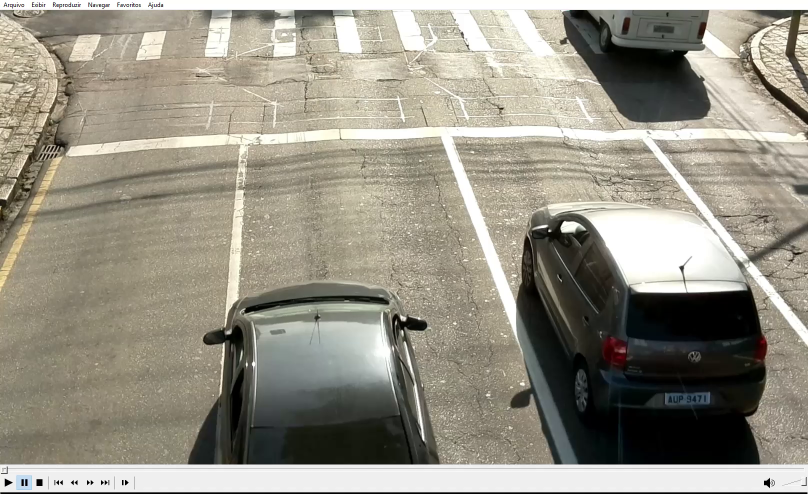
#> input picture frame 7 of videos/45KMH_0_3.mp4, 1616 x 988 px, given in place of 40KMH_2.mp4, which was not available (shown at 1/2 size)
$ python openVideo.py
#> lines starting #> are read from the running program, lines starting #| are printed output that depends on the picture
import cv2
import sys

# Open the video
#video = cv2.VideoCapture("videos/CARSPEED6-FF-MC_OC.mp4")
video = cv2.VideoCapture("videos/40KMH_2.mp4")
# Exit if video not opened.
if not video.isOpened():
    print("Could not open video")
    sys.exit()

# Read first frame.
ok, frame = video.read()
#> frame is the input picture: shape (988, 1616, 3); mean B, G, R 133.1, 146.1, 150.4
if not ok:
    print('Cannot read video file')
    sys.exit()

# Average FPS
totalFPS = 0
totalFrames = 0
timer = cv2.getTickCount()

while (video.isOpened()):
    # Read Current Frame
    ok, frame = video.read()
    if (not ok):
        break

        # Display result
    cv2.imshow("DrawLine", cv2.resize(frame, (1280, 720)))
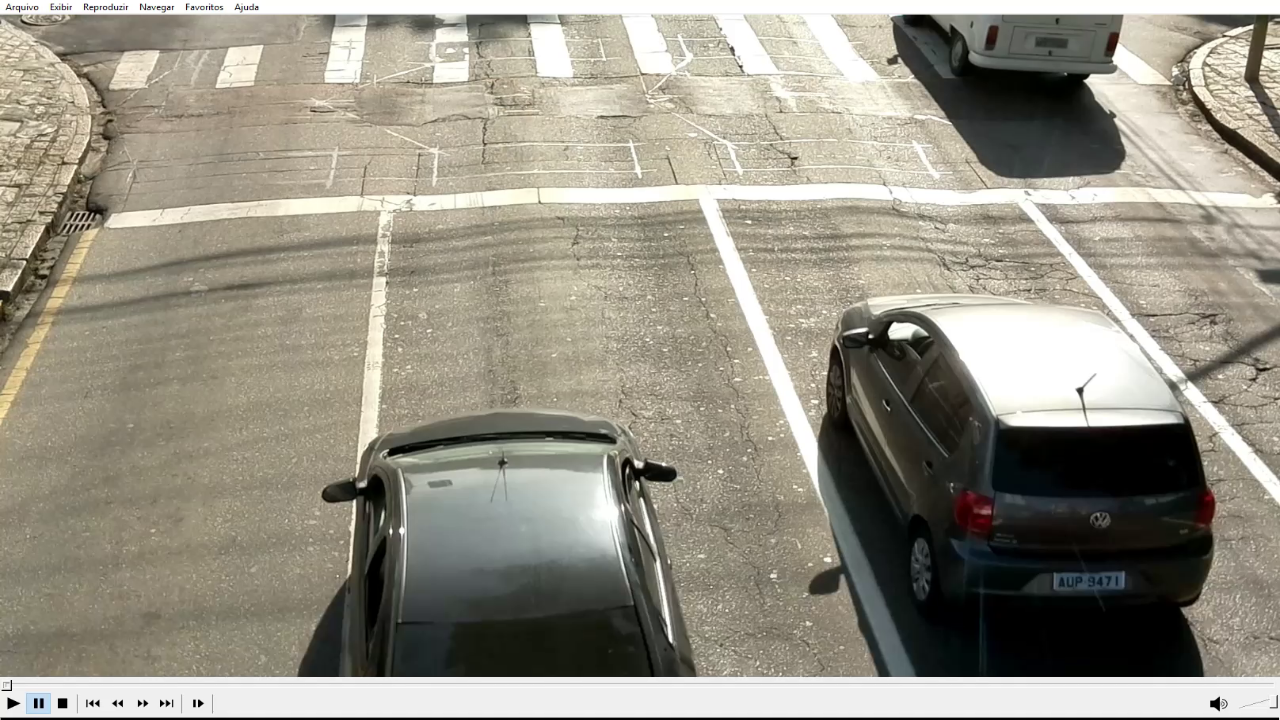
#> window 'DrawLine': shape (720, 1280, 3); mean B, G, R 133, 146.1, 150.3

    # Get FPS
    totalFPS += cv2.getTickFrequency() / (cv2.getTickCount() - timer)
    totalFrames += 1
    timer = cv2.getTickCount()

    # Close if ESC
    k = cv2.waitKey() & 0xff
#> (key Esc is pressed here)
    if k == 27:
        break

# Show FPS
print("Average FPS: " + str(int(totalFPS/totalFrames)) + " FPS")
sys.exit()
#> (the program exits here)

$ run again, starting later in the video
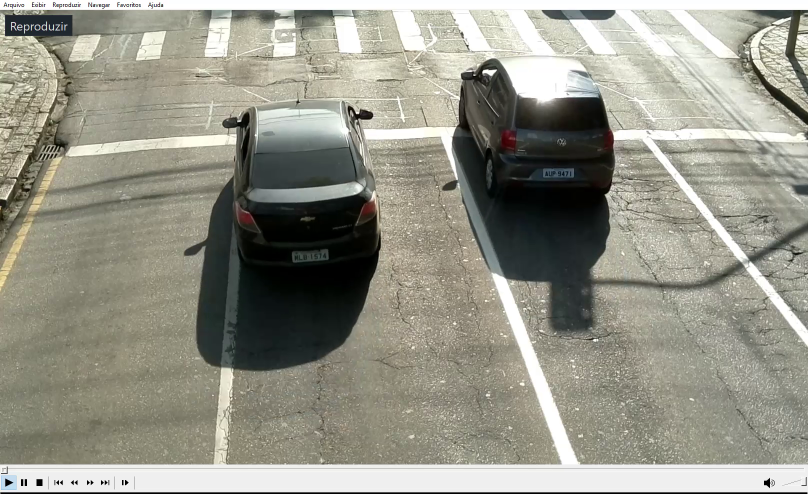
#> input picture frame 32 of videos/45KMH_0_3.mp4, 1616 x 988 px, given in place of 40KMH_2.mp4, which was not available (shown at 1/2 size)
#> frame is the input picture: shape (988, 1616, 3); mean B, G, R 135.8, 148, 148.7
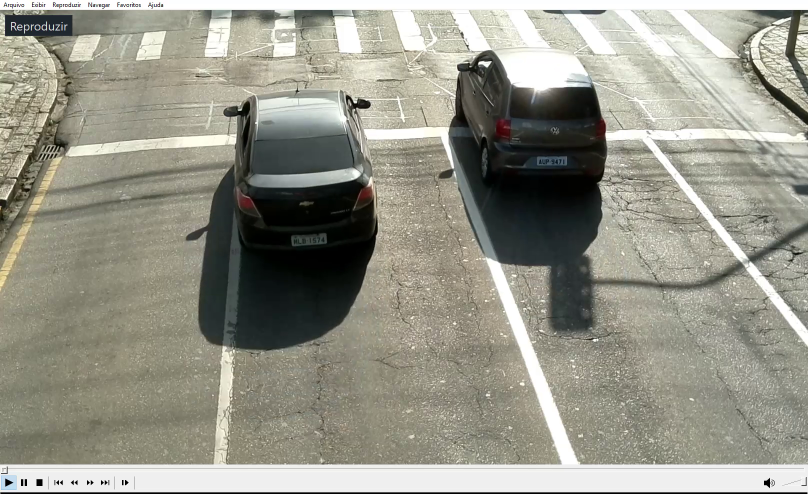
#> input picture frame 33 of videos/45KMH_0_3.mp4, 1616 x 988 px, given in place of 40KMH_2.mp4, which was not available (shown at 1/2 size)
#> frame is the input picture: shape (988, 1616, 3); mean B, G, R 136.8, 149, 149.7
#> `cv2.imshow("DrawLine", cv2.resize(frame, (1280, 720)))`:
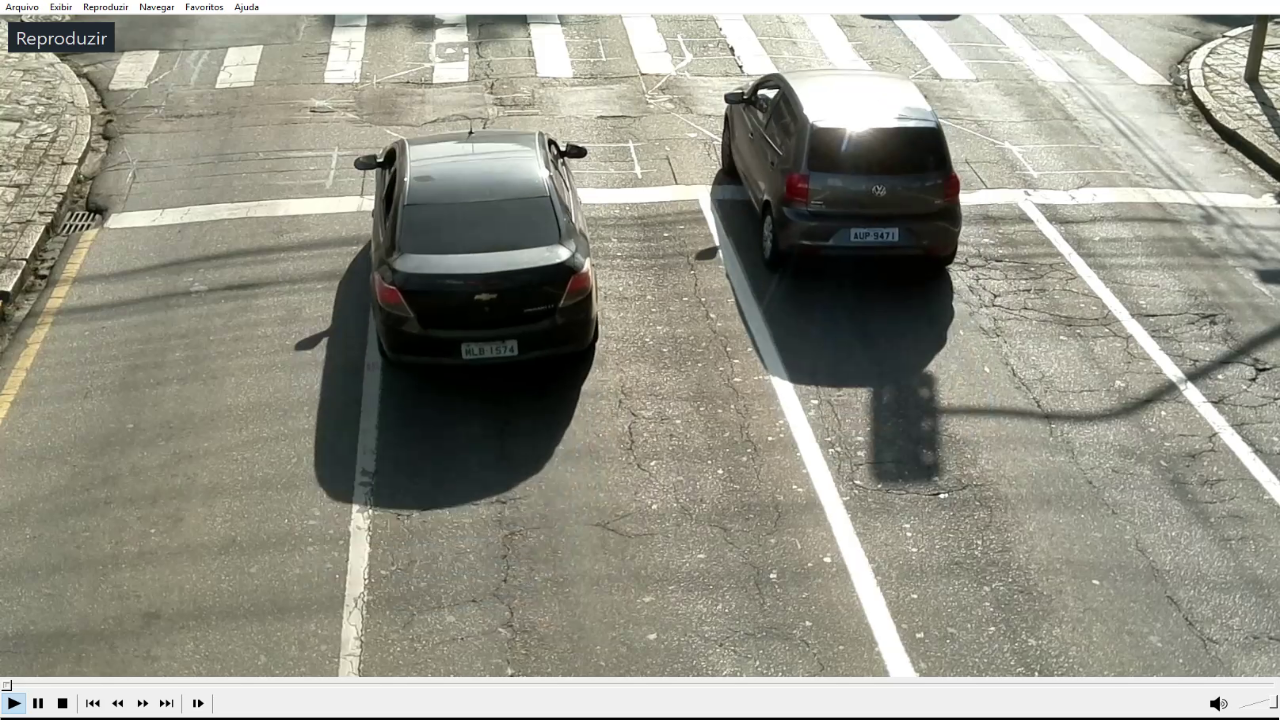
#> window 'DrawLine': shape (720, 1280, 3); mean B, G, R 136.7, 148.9, 149.7

$ run again, starting later in the video
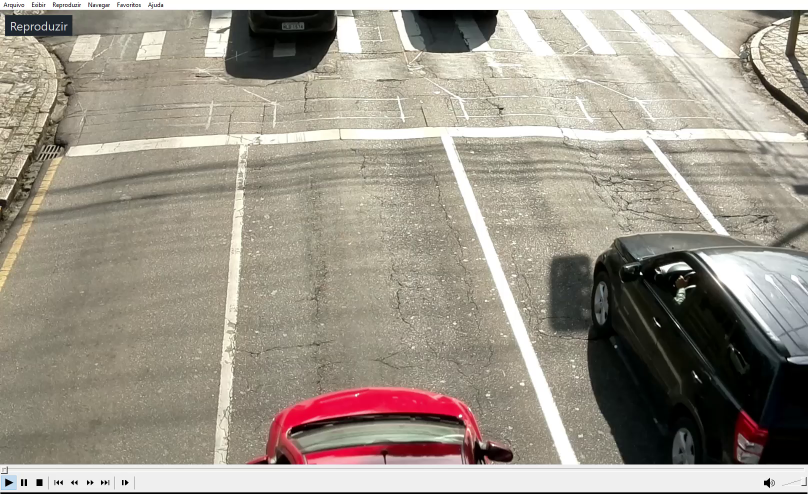
#> input picture frame 57 of videos/45KMH_0_3.mp4, 1616 x 988 px, given in place of 40KMH_2.mp4, which was not available (shown at 1/2 size)
#> frame is the input picture: shape (988, 1616, 3); mean B, G, R 138.3, 150.3, 157.8
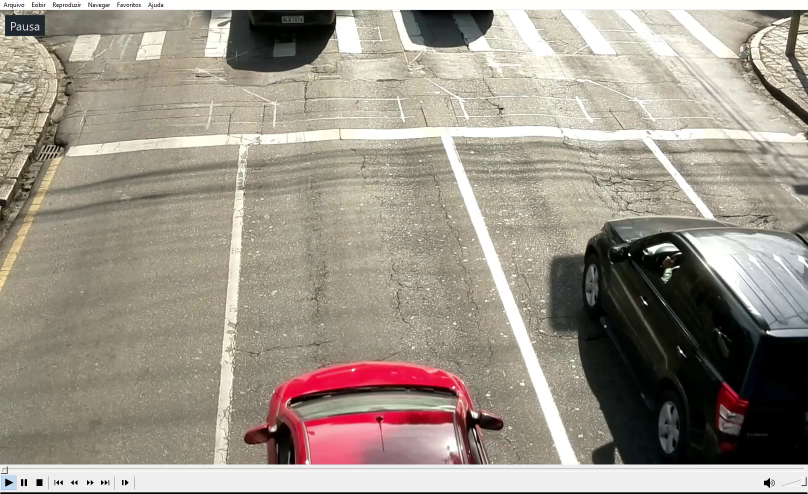
#> input picture frame 58 of videos/45KMH_0_3.mp4, 1616 x 988 px, given in place of 40KMH_2.mp4, which was not available (shown at 1/2 size)
#> frame is the input picture: shape (988, 1616, 3); mean B, G, R 137.9, 149.5, 157.9
#> `cv2.imshow("DrawLine", cv2.resize(frame, (1280, 720)))`:
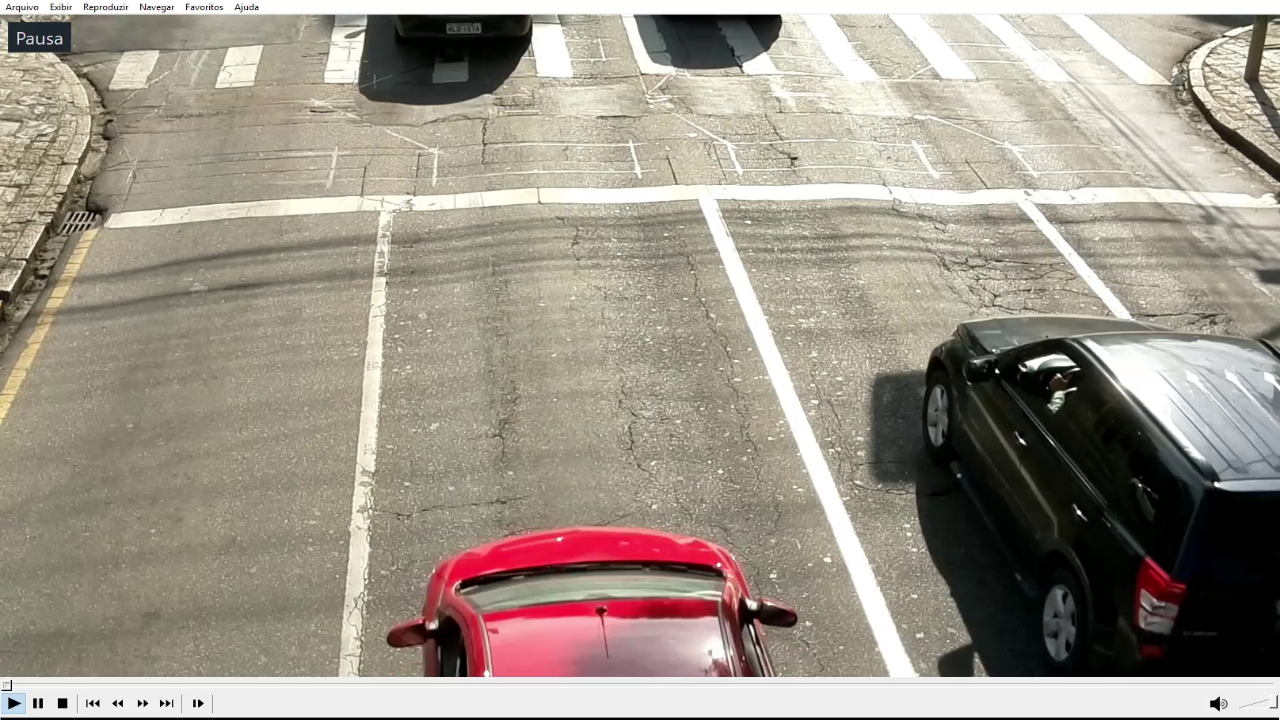
#> window 'DrawLine': shape (720, 1280, 3); mean B, G, R 137.8, 149.5, 157.8
